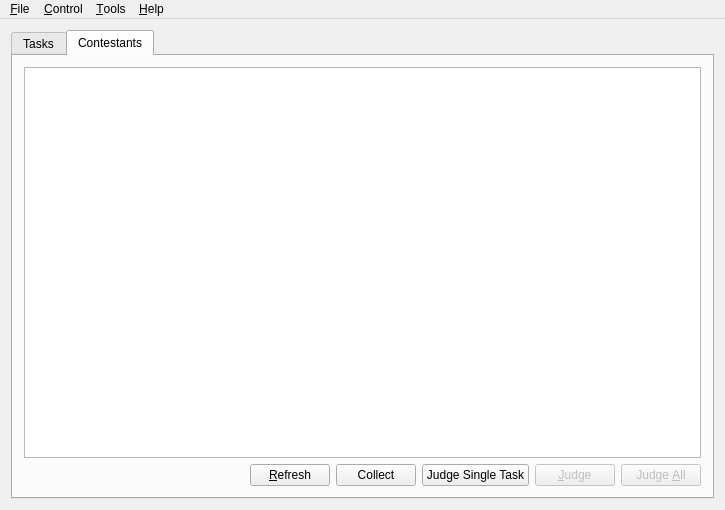
<?xml version="1.0" encoding="UTF-8"?>
<ui version="4.0">
 <class>Lemon</class>
 <widget class="QMainWindow" name="Lemon">
  <property name="geometry">
   <rect>
    <x>0</x>
    <y>0</y>
    <width>725</width>
    <height>510</height>
   </rect>
  </property>
  <property name="minimumSize">
   <size>
    <width>725</width>
    <height>510</height>
   </size>
  </property>
  <property name="windowTitle">
   <string>Lemon</string>
  </property>
  <property name="windowIcon">
   <iconset resource="../resource.qrc">
    <normaloff>:/icon/icon.png</normaloff>:/icon/icon.png</iconset>
  </property>
  <widget class="QWidget" name="centralWidget">
   <layout class="QHBoxLayout" name="horizontalLayout">
    <item>
     <widget class="QTabWidget" name="tabWidget">
      <property name="enabled">
       <bool>true</bool>
      </property>
      <property name="styleSheet">
       <string notr="true">font-size: 9pt;</string>
      </property>
      <property name="currentIndex">
       <number>1</number>
      </property>
      <widget class="QWidget" name="tasksTab">
       <attribute name="title">
        <string>Tasks</string>
       </attribute>
       <layout class="QHBoxLayout" name="horizontalLayout_2">
        <item>
         <widget class="QGroupBox" name="taskBox">
          <property name="sizePolicy">
           <sizepolicy hsizetype="Expanding" vsizetype="Preferred">
            <horstretch>1</horstretch>
            <verstretch>0</verstretch>
           </sizepolicy>
          </property>
          <property name="minimumSize">
           <size>
            <width>176</width>
            <height>387</height>
           </size>
          </property>
          <property name="styleSheet">
           <string notr="true">font-size: 9pt;</string>
          </property>
          <property name="title">
           <string>Summary</string>
          </property>
          <layout class="QVBoxLayout" name="verticalLayout_2">
           <item>
            <widget class="SummaryTree" name="summary">
             <property name="contextMenuPolicy">
              <enum>Qt::DefaultContextMenu</enum>
             </property>
             <property name="styleSheet">
              <string notr="true">font-size: 10pt;</string>
             </property>
             <attribute name="headerVisible">
              <bool>false</bool>
             </attribute>
             <column>
              <property name="text">
               <string notr="true">1</string>
              </property>
             </column>
            </widget>
           </item>
          </layout>
         </widget>
        </item>
        <item>
         <widget class="QGroupBox" name="editBox">
          <property name="sizePolicy">
           <sizepolicy hsizetype="Expanding" vsizetype="Preferred">
            <horstretch>3</horstretch>
            <verstretch>0</verstretch>
           </sizepolicy>
          </property>
          <property name="styleSheet">
           <string notr="true">font-size: 9pt;</string>
          </property>
          <property name="title">
           <string>Detail</string>
          </property>
          <layout class="QVBoxLayout" name="verticalLayout_8">
           <item>
            <widget class="QStackedWidget" name="editWidget">
             <property name="contextMenuPolicy">
              <enum>Qt::NoContextMenu</enum>
             </property>
             <property name="currentIndex">
              <number>2</number>
             </property>
             <widget class="QWidget" name="nullPage"/>
             <widget class="TaskEditWidget" name="taskEdit"/>
             <widget class="TestCaseEditWidget" name="testCaseEdit"/>
            </widget>
           </item>
          </layout>
         </widget>
        </item>
       </layout>
      </widget>
      <widget class="QWidget" name="contestantsTab">
       <attribute name="title">
        <string>Contestants</string>
       </attribute>
       <layout class="QVBoxLayout" name="verticalLayout">
        <item>
         <widget class="ResultViewer" name="resultViewer">
          <property name="styleSheet">
           <string notr="true">font-size:9pt;</string>
          </property>
          <property name="editTriggers">
           <set>QAbstractItemView::NoEditTriggers</set>
          </property>
          <property name="tabKeyNavigation">
           <bool>false</bool>
          </property>
          <property name="selectionMode">
           <enum>QAbstractItemView::ExtendedSelection</enum>
          </property>
          <property name="selectionBehavior">
           <enum>QAbstractItemView::SelectRows</enum>
          </property>
          <property name="verticalScrollMode">
           <enum>QAbstractItemView::ScrollPerPixel</enum>
          </property>
          <property name="horizontalScrollMode">
           <enum>QAbstractItemView::ScrollPerPixel</enum>
          </property>
          <property name="showGrid">
           <bool>false</bool>
          </property>
          <property name="sortingEnabled">
           <bool>true</bool>
          </property>
          <property name="cornerButtonEnabled">
           <bool>false</bool>
          </property>
          <attribute name="horizontalHeaderHighlightSections">
           <bool>false</bool>
          </attribute>
          <attribute name="verticalHeaderVisible">
           <bool>false</bool>
          </attribute>
          <attribute name="verticalHeaderDefaultSectionSize">
           <number>25</number>
          </attribute>
          <attribute name="verticalHeaderMinimumSectionSize">
           <number>25</number>
          </attribute>
         </widget>
        </item>
        <item>
         <layout class="QHBoxLayout" name="horizontalLayout_4">
          <item>
           <spacer name="horizontalSpacer">
            <property name="orientation">
             <enum>Qt::Horizontal</enum>
            </property>
            <property name="sizeHint" stdset="0">
             <size>
              <width>468</width>
              <height>20</height>
             </size>
            </property>
           </spacer>
          </item>
          <item>
           <widget class="QPushButton" name="refreshButton">
            <property name="text">
             <string>&amp;Refresh</string>
            </property>
           </widget>
          </item>
          <item>
           <widget class="QPushButton" name="collectButton">
            <property name="text">
             <string>Collect</string>
            </property>
           </widget>
          </item>
          <item>
           <widget class="QPushButton" name="judgeSingleTaskButton">
            <property name="text">
             <string>Judge Single Task</string>
            </property>
           </widget>
          </item>
          <item>
           <widget class="QPushButton" name="judgeButton">
            <property name="enabled">
             <bool>false</bool>
            </property>
            <property name="text">
             <string>&amp;Judge</string>
            </property>
           </widget>
          </item>
          <item>
           <widget class="QPushButton" name="judgeAllButton">
            <property name="enabled">
             <bool>false</bool>
            </property>
            <property name="text">
             <string>Judge &amp;All</string>
            </property>
           </widget>
          </item>
         </layout>
        </item>
       </layout>
      </widget>
     </widget>
    </item>
   </layout>
  </widget>
  <widget class="QMenuBar" name="menuBar">
   <property name="geometry">
    <rect>
     <x>0</x>
     <y>0</y>
     <width>725</width>
     <height>23</height>
    </rect>
   </property>
   <property name="styleSheet">
    <string notr="true">font-size:9pt;</string>
   </property>
   <widget class="QMenu" name="fileMenu">
    <property name="title">
     <string>&amp;File</string>
    </property>
    <addaction name="newAction"/>
    <addaction name="openAction"/>
    <addaction name="saveAction"/>
    <addaction name="openFolderAction"/>
    <addaction name="closeAction"/>
    <addaction name="separator"/>
    <addaction name="exitAction"/>
   </widget>
   <widget class="QMenu" name="controlMenu">
    <property name="title">
     <string>&amp;Control</string>
    </property>
    <addaction name="judgeAction"/>
    <addaction name="judgeAllAction"/>
    <addaction name="judgeSingleTaskAction"/>
    <addaction name="separator"/>
    <addaction name="addTasksAction"/>
    <addaction name="exportAction"/>
   </widget>
   <widget class="QMenu" name="toolsMenu">
    <property name="title">
     <string>&amp;Tools</string>
    </property>
    <widget class="QMenu" name="languageMenu">
     <property name="title">
      <string>UI Language</string>
     </property>
     <addaction name="setEnglishAction"/>
    </widget>
    <addaction name="optionsAction"/>
    <addaction name="languageMenu"/>
   </widget>
   <widget class="QMenu" name="helpMenu">
    <property name="title">
     <string>&amp;Help</string>
    </property>
    <addaction name="aboutAction"/>
   </widget>
   <addaction name="fileMenu"/>
   <addaction name="controlMenu"/>
   <addaction name="toolsMenu"/>
   <addaction name="helpMenu"/>
  </widget>
  <action name="newAction">
   <property name="text">
    <string>&amp;New Contest</string>
   </property>
  </action>
  <action name="openAction">
   <property name="text">
    <string>&amp;Open Existing Contest</string>
   </property>
  </action>
  <action name="exitAction">
   <property name="text">
    <string>E&amp;xit</string>
   </property>
  </action>
  <action name="optionsAction">
   <property name="text">
    <string>&amp;Options</string>
   </property>
  </action>
  <action name="aboutAction">
   <property name="text">
    <string>&amp;About</string>
   </property>
  </action>
  <action name="judgeAction">
   <property name="enabled">
    <bool>false</bool>
   </property>
   <property name="text">
    <string>&amp;Judge Selected</string>
   </property>
  </action>
  <action name="judgeAllAction">
   <property name="enabled">
    <bool>false</bool>
   </property>
   <property name="text">
    <string>Judge &amp;All</string>
   </property>
  </action>
  <action name="closeAction">
   <property name="text">
    <string>&amp;Close Current Contest</string>
   </property>
  </action>
  <action name="setEnglishAction">
   <property name="text">
    <string notr="true">English</string>
   </property>
  </action>
  <action name="addTasksAction">
   <property name="enabled">
    <bool>false</bool>
   </property>
   <property name="text">
    <string>Add &amp;Tasks Automatically</string>
   </property>
  </action>
  <action name="makeSelfTestAction">
   <property name="enabled">
    <bool>false</bool>
   </property>
   <property name="text">
    <string>&amp;Make Self-testing Folder</string>
   </property>
  </action>
  <action name="exportAction">
   <property name="enabled">
    <bool>false</bool>
   </property>
   <property name="text">
    <string>&amp;Export Result</string>
   </property>
  </action>
  <action name="saveAction">
   <property name="text">
    <string>Save Current Contest</string>
   </property>
  </action>
  <action name="openFolderAction">
   <property name="text">
    <string>Open Current Contest Folder</string>
   </property>
  </action>
  <action name="judgeSingleTaskAction">
   <property name="text">
    <string>Judge Single Task</string>
   </property>
  </action>
 </widget>
 <layoutdefault spacing="6" margin="11"/>
 <customwidgets>
  <customwidget>
   <class>SummaryTree</class>
   <extends>QTreeWidget</extends>
   <header>summarytree.h</header>
  </customwidget>
  <customwidget>
   <class>TaskEditWidget</class>
   <extends>QWidget</extends>
   <header>taskeditwidget.h</header>
   <container>1</container>
  </customwidget>
  <customwidget>
   <class>TestCaseEditWidget</class>
   <extends>QWidget</extends>
   <header>testcaseeditwidget.h</header>
   <container>1</container>
  </customwidget>
  <customwidget>
   <class>ResultViewer</class>
   <extends>QTableWidget</extends>
   <header>resultviewer.h</header>
  </customwidget>
 </customwidgets>
 <tabstops>
  <tabstop>tabWidget</tabstop>
  <tabstop>summary</tabstop>
  <tabstop>refreshButton</tabstop>
  <tabstop>judgeButton</tabstop>
  <tabstop>judgeAllButton</tabstop>
  <tabstop>resultViewer</tabstop>
 </tabstops>
 <resources>
  <include location="../resource.qrc"/>
 </resources>
 <connections/>
</ui>
